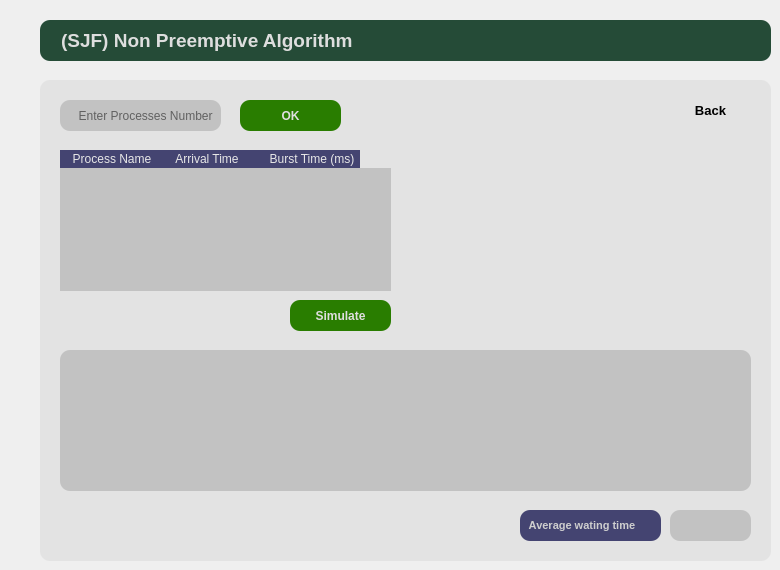
    <widget class="QWidget" name="tab_5">
     <attribute name="title">
      <string>Non Preemptive SJF</string>
     </attribute>
     <widget class="QLabel" name="label_9">
      <property name="geometry">
       <rect>
        <x>40</x>
        <y>20</y>
        <width>731</width>
        <height>41</height>
       </rect>
      </property>
      <property name="font">
       <font>
        <family>MS Shell Dlg 2</family>
        <pointsize>14</pointsize>
        <weight>75</weight>
        <bold>true</bold>
       </font>
      </property>
      <property name="styleSheet">
       <string notr="true">background-color: rgb(37, 75, 55);
color: rgb(222, 222, 222);
border-radius: 10px;</string>
      </property>
      <property name="text">
       <string>    (SJF) Non Preemptive Algorithm </string>
      </property>
     </widget>
     <widget class="QGroupBox" name="groupBox_4">
      <property name="enabled">
       <bool>true</bool>
      </property>
      <property name="geometry">
       <rect>
        <x>40</x>
        <y>80</y>
        <width>731</width>
        <height>481</height>
       </rect>
      </property>
      <property name="font">
       <font>
        <pointsize>9</pointsize>
        <weight>75</weight>
        <bold>true</bold>
       </font>
      </property>
      <property name="styleSheet">
       <string notr="true">background-color: rgb(227, 227, 227);
border-radius: 10px;</string>
      </property>
      <property name="title">
       <string/>
      </property>
      <widget class="QGraphicsView" name="graphicsView_3">
       <property name="geometry">
        <rect>
         <x>20</x>
         <y>270</y>
         <width>691</width>
         <height>141</height>
        </rect>
       </property>
       <property name="styleSheet">
        <string notr="true">background-color: rgb(194, 194, 194);</string>
       </property>
      </widget>
      <widget class="QLabel" name="label_11">
       <property name="geometry">
        <rect>
         <x>480</x>
         <y>430</y>
         <width>141</width>
         <height>31</height>
        </rect>
       </property>
       <property name="font">
        <font>
         <pointsize>8</pointsize>
         <weight>75</weight>
         <bold>true</bold>
        </font>
       </property>
       <property name="styleSheet">
        <string notr="true">background-color: rgb(68, 68, 113);
color: rgb(206, 206, 206);</string>
       </property>
       <property name="text">
        <string>   Average wating time</string>
       </property>
      </widget>
      <widget class="QLineEdit" name="lineEdit_6">
       <property name="geometry">
        <rect>
         <x>630</x>
         <y>430</y>
         <width>81</width>
         <height>31</height>
        </rect>
       </property>
       <property name="styleSheet">
        <string notr="true">background-color: rgb(194, 194, 194);</string>
       </property>
       <property name="readOnly">
        <bool>true</bool>
       </property>
       <property name="placeholderText">
        <string/>
       </property>
      </widget>
      <widget class="QPushButton" name="pushButton_17">
       <property name="geometry">
        <rect>
         <x>630</x>
         <y>10</y>
         <width>81</width>
         <height>41</height>
        </rect>
       </property>
       <property name="font">
        <font>
         <pointsize>10</pointsize>
         <weight>75</weight>
         <bold>true</bold>
        </font>
       </property>
       <property name="styleSheet">
        <string notr="true">background-color: rgb(227, 227, 227);
border-radius:0px;
</string>
       </property>
       <property name="text">
        <string>Back</string>
       </property>
       <property name="icon">
        <iconset resource="img.qrc">
         <normaloff>:/img/Homee.png</normaloff>:/img/Homee.png</iconset>
       </property>
       <property name="iconSize">
        <size>
         <width>27</width>
         <height>27</height>
        </size>
       </property>
      </widget>
      <widget class="QPushButton" name="pushButton_15">
       <property name="enabled">
        <bool>true</bool>
       </property>
       <property name="geometry">
        <rect>
         <x>200</x>
         <y>20</y>
         <width>101</width>
         <height>31</height>
        </rect>
       </property>
       <property name="font">
        <font>
         <pointsize>9</pointsize>
         <weight>75</weight>
         <bold>true</bold>
        </font>
       </property>
       <property name="styleSheet">
        <string notr="true">background-color: rgb(0, 199, 0);
background-color: rgb(41, 125, 0);
color: rgb(223, 223, 223);</string>
       </property>
       <property name="text">
        <string>OK</string>
       </property>
       <property name="shortcut">
        <string>Return</string>
       </property>
      </widget>
      <widget class="QPushButton" name="pushButton_16">
       <property name="enabled">
        <bool>true</bool>
       </property>
       <property name="geometry">
        <rect>
         <x>250</x>
         <y>220</y>
         <width>101</width>
         <height>31</height>
        </rect>
       </property>
       <property name="font">
        <font>
         <pointsize>9</pointsize>
         <weight>75</weight>
         <bold>true</bold>
        </font>
       </property>
       <property name="styleSheet">
        <string notr="true">background-color: rgb(41, 125, 0);
color: rgb(223, 223, 223);</string>
       </property>
       <property name="text">
        <string>Simulate</string>
       </property>
       <property name="shortcut">
        <string>Return</string>
       </property>
      </widget>
      <widget class="QLineEdit" name="lineEdit_5">
       <property name="geometry">
        <rect>
         <x>20</x>
         <y>20</y>
         <width>161</width>
         <height>31</height>
        </rect>
       </property>
       <property name="styleSheet">
        <string notr="true">background-color: rgb(194, 194, 194);</string>
       </property>
       <property name="placeholderText">
        <string>     Enter Processes Number</string>
       </property>
      </widget>
      <widget class="QTableWidget" name="tableWidget_5">
       <property name="geometry">
        <rect>
         <x>20</x>
         <y>70</y>
         <width>331</width>
         <height>141</height>
        </rect>
       </property>
       <property name="styleSheet">
        <string notr="true">QHeaderView::section  {
    background-color: rgb(68, 68, 113);
    color: rgb(231, 231, 231);
	border:rgb(68, 68, 113);;
    text-align: left;
	padding-left: 4px;
}
QTableCornerButton::section {
    background-color:rgb(68, 68, 113);
    border: 1px solid #3A3939;
    border-radius: 0px;
}

QTableView
{
	background-color: rgb(194, 194, 194);
	border-radius: 0px;
}

QTableView, QHeaderView
{
    border-radius: 0px;
	selection-background-color: rgb(194, 194, 194);
}

QTableView::item::pressed
{
    background-color: rgb(126, 126, 126);
}


QScrollBar:horizontal
{
    background-color: rgb(194, 194, 194);

}
QScrollBar:vertical
{
    background-color: rgb(194, 194, 194);

}

QTableWidget::item:hover {
	border: 1px solid #47476a;
	border-radius: 8px;
	background-color: #909090;
}


</string>
       </property>
       <property name="frameShape">
        <enum>QFrame::StyledPanel</enum>
       </property>
       <property name="autoScroll">
        <bool>false</bool>
       </property>
       <property name="horizontalScrollMode">
        <enum>QAbstractItemView::ScrollPerPixel</enum>
       </property>
       <column>
        <property name="text">
         <string>Process Name</string>
        </property>
        <property name="font">
         <font>
          <family>MS Shell Dlg 2</family>
          <pointsize>9</pointsize>
         </font>
        </property>
        <property name="textAlignment">
         <set>AlignCenter</set>
        </property>
       </column>
       <column>
        <property name="text">
         <string>Arrival Time   </string>
        </property>
        <property name="font">
         <font>
          <family>MS Shell Dlg 2</family>
          <pointsize>9</pointsize>
         </font>
        </property>
        <property name="textAlignment">
         <set>AlignCenter</set>
        </property>
       </column>
       <column>
        <property name="text">
         <string>     Burst Time (ms)     </string>
        </property>
        <property name="font">
         <font>
          <family>MS Shell Dlg 2</family>
          <pointsize>9</pointsize>
         </font>
        </property>
        <property name="textAlignment">
         <set>AlignCenter</set>
        </property>
       </column>
      </widget>
      <widget class="QPushButton" name="pushButton_37">
       <property name="geometry">
        <rect>
         <x>600</x>
         <y>220</y>
         <width>41</width>
         <height>41</height>
        </rect>
       </property>
       <property name="styleSheet">
        <string notr="true"/>
       </property>
       <property name="text">
        <string/>
       </property>
       <property name="icon">
        <iconset resource="img.qrc">
         <normaloff>:/img/ZoomIn.png</normaloff>:/img/ZoomIn.png</iconset>
       </property>
       <property name="iconSize">
        <size>
         <width>25</width>
         <height>30</height>
        </size>
       </property>
      </widget>
      <widget class="QPushButton" name="pushButton_38">
       <property name="geometry">
        <rect>
         <x>660</x>
         <y>220</y>
         <width>41</width>
         <height>41</height>
        </rect>
       </property>
       <property name="styleSheet">
        <string notr="true"/>
       </property>
       <property name="text">
        <string/>
       </property>
       <property name="icon">
        <iconset resource="img.qrc">
         <normaloff>:/img/ZoomOut.png</normaloff>:/img/ZoomOut.png</iconset>
       </property>
       <property name="iconSize">
        <size>
         <width>25</width>
         <height>30</height>
        </size>
       </property>
      </widget>
     </widget>
    </widget>
